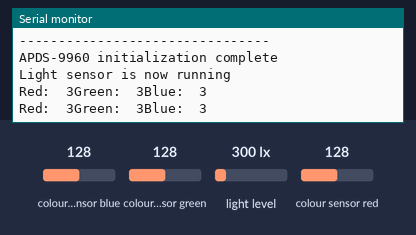
The sketch below on a simulated Arduino Uno, built with avr-gcc and run on an emulated ATmega328P. Shown: the last lines printed to the serial monitor. The test bench sets the inputs (shaded band); at power-on: colour sensor blue 128, colour sensor green 128, light level 300 lx, colour sensor red 128.

Above: at 1.8 s.
1.9 s: colour sensor blue set to 5
At 3.2 s:
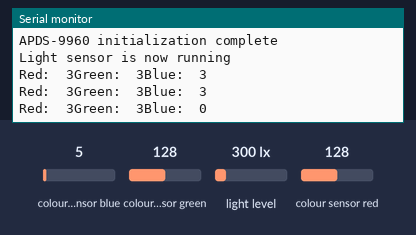
3.4 s: colour sensor green set to 5
At 4.4 s:
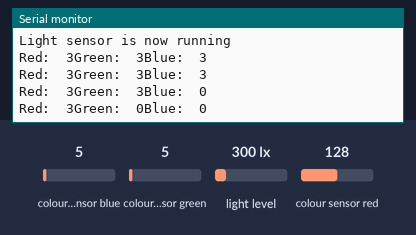
4.9 s: light level set to 40 lx
At 6.1 s:
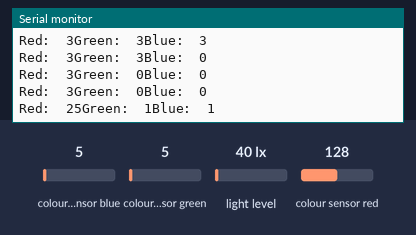
6.4 s: colour sensor red set to 5
At 6.9 s:
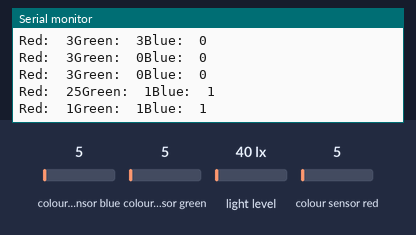
Timing chart, 0 to 8.9 s (numbered marks = the images above; inputs shaded):
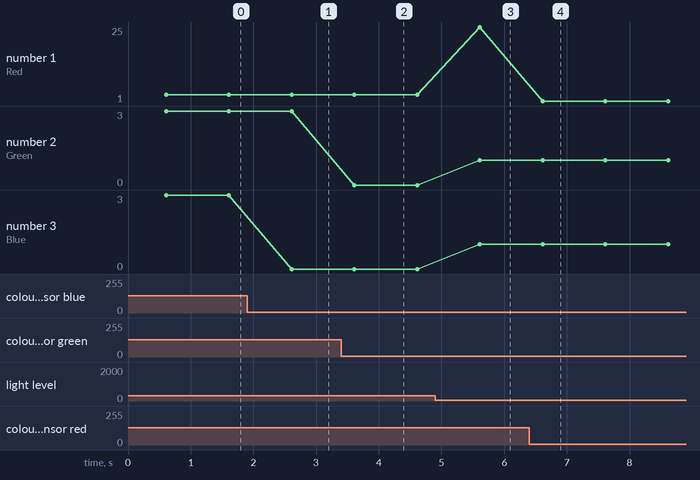

The sketch:

lineDetector_code.ino
```cpp
/*
 * Authors: Quentin Corich, Austin Hutchison
 *
 * Detect colored lines along the ground using
 * APDS-9960 Color and Gesture Sensor
 *
 * sources:
 * https://www.sparkfun.com/products/12787
 */

/****************************************************************
ColorSensor.ino
APDS-9960 RGB and Gesture Sensor
Shawn Hymel @ SparkFun Electronics
October 15, 2014
https://github.com/sparkfun/APDS-9960_RGB_and_Gesture_Sensor

Tests the color and ambient light sensing abilities of the
APDS-9960. Configures APDS-9960 over I2C and polls the sensor for
ambient light and color levels, which are displayed over the
serial console.

Hardware Connections:

IMPORTANT: The APDS-9960 can only accept 3.3V!

 Arduino Pin  APDS-9960 Board  Function

 3.3V         VCC              Power
 GND          GND              Ground
 20           SDA              I2C Data
 21           SCL              I2C Clock

*Arduino MEGA 2560

Resources:
Include Wire.h and SparkFun_APDS-9960.h

Development environment specifics:
Written in Arduino 1.0.5
Tested with SparkFun Arduino Pro Mini 3.3V

This code is beerware; if you see me (or any other SparkFun
employee) at the local, and you've found our code helpful, please
buy us a round!

Distributed as-is; no warranty is given.
****************************************************************/
//libraries
#include <Wire.h>
#include <SparkFun_APDS9960.h>

// Global Variables
SparkFun_APDS9960 apds = SparkFun_APDS9960();
uint16_t ambient_light = 0;
uint16_t red_light = 0;
uint16_t green_light = 0;
uint16_t blue_light = 0;

void setup() {

  //initilize Serial port
  Serial.begin(9600);
  Serial.println();
  Serial.println(F("--------------------------------"));
  Serial.println(F("SparkFun APDS-9960 - ColorSensor"));
  Serial.println(F("--------------------------------"));

  // Initialize APDS-9960 (configure I2C and initial values)
  if ( apds.init() ) {
    Serial.println(F("APDS-9960 initialization complete"));
  } else {
    Serial.println(F("Something went wrong during APDS-9960 init!"));
  }

  // Start running the APDS-9960 light sensor (no interrupts)
  if ( apds.enableLightSensor(false) ) {
    Serial.println(F("Light sensor is now running"));
  } else {
    Serial.println(F("Something went wrong during light sensor init!"));
  }

  // Wait for initialization and calibration to finish
  delay(500);
}

void loop() {

  // Read the light levels (ambient, red, green, blue)
  if (  !apds.readAmbientLight(ambient_light) ||
        !apds.readRedLight(red_light) ||
        !apds.readGreenLight(green_light) ||
        !apds.readBlueLight(blue_light) ) {
    Serial.println("Error reading light values");
  } else {
    red_light /= ambient_light;
    green_light /= ambient_light;
    blue_light /= ambient_light;

    Serial.print("Red:  ");
    Serial.print(red_light);
    Serial.print("Green:  ");
    Serial.print(green_light);
    Serial.print("Blue:  ");
    Serial.println(blue_light);
  }

  // Wait 1 second before next reading
  delay(1000);
}
```

Measured:
- after the input at 1.9 s, the serial monitor: prints a new line after 0.71 s (image 1)
- after the input at 3.4 s, the serial monitor: prints a new line after 0.21 s (image 2)
- after the input at 4.9 s, the serial monitor: prints a new line after 0.71 s (image 3)
- after the input at 6.4 s, the serial monitor: prints a new line after 0.21 s (image 4)
- plotted number 1: 3 → 25 after the input at 4.9 s
- plotted number 2: 0 → 1 after the input at 4.9 s
- plotted number 3: 3 → 0 after the input at 1.9 s, 0 → 1 after the input at 4.9 s
